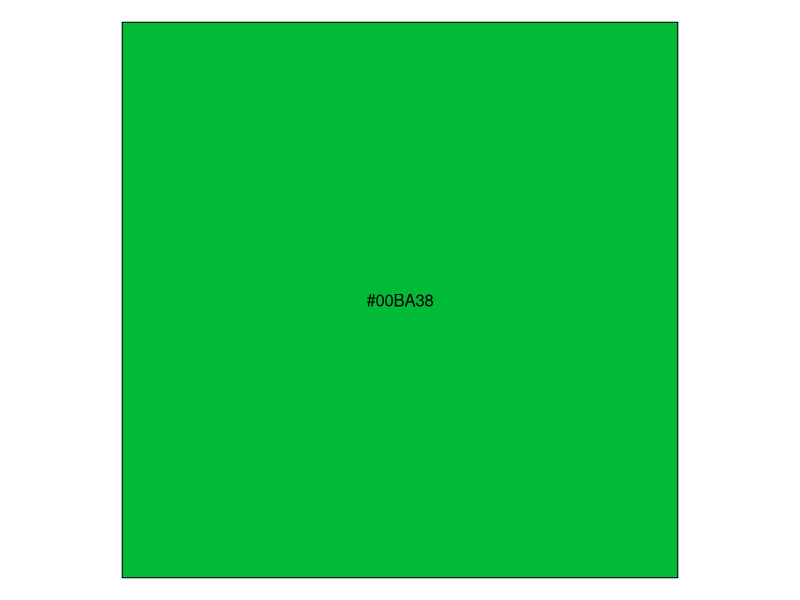
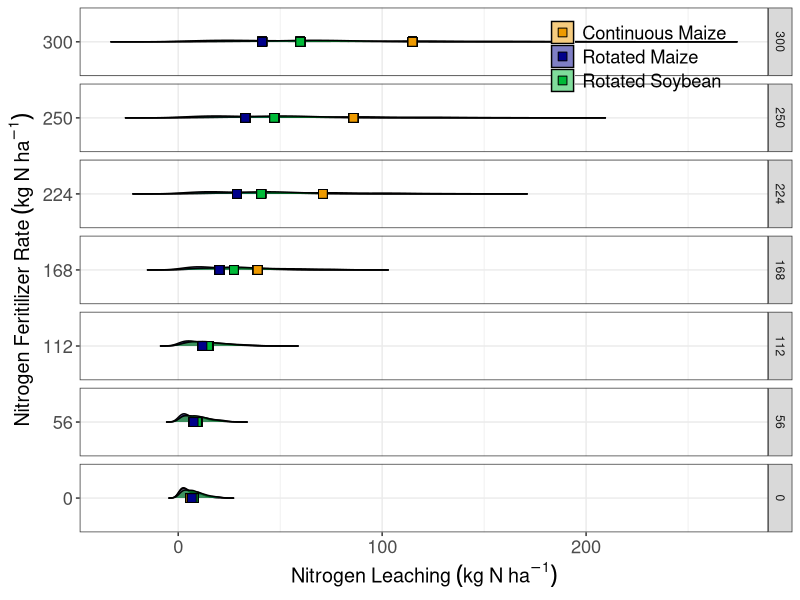
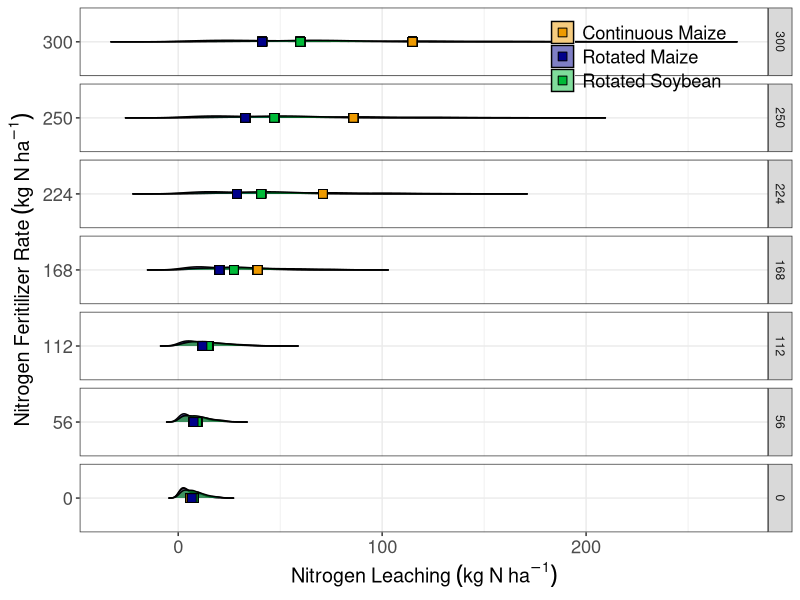

The R script that drew these images, in order:
# author: gina
# created: 6/1/2020
# purpose: process heather's data
# last updated: 6/8/2020 (yields weren't crop specific, asked heather to change)
#               6/17/2020 look at soils data
#               8/20/2020 (removed sutherland, checking)
#               9/14/2020 (make it look nice)
#               10/9/2020 (this won't work any more, no soybean...)

library(tidyverse)
library(scales)
library(ggridges)




# plot things -------------------------------------------------------------

clr1 <- "orange2"
clr2 <- "darkblue"
clr3 <- "#00BA38"

show_col(clr3)

rawdat <- read_csv("01_proc-raw-outs/pro_apdat.csv") %>% 
  mutate(rotation2 = ifelse(rotation == "sc", "cs", rotation),
         croprot = paste0(crop, rotation2)) %>% 
  select(croprot, everything())

rawdat %>% 
  mutate(nrateF = as.factor(nrate_kgha),
         nrateF2 = factor(nrateF, levels = rev(levels(nrateF))),
         croprotnice = dplyr::recode(croprot,
                              corncc = "Continuous Maize",
                              corncs = "Rotated Maize",
                              soycs = "Rotated Soybean")) %>%
  group_by(nrateF2, croprotnice) %>% 
  mutate(mnleach = mean(leaching_kgha)) %>% 
  ggplot(aes(x = leaching_kgha, y = nrateF2, fill = croprotnice)) +
  geom_density_ridges(alpha = 0.5) +
  geom_point(aes(x = mnleach, y = nrateF2), pch = 22, size = 3) +
  scale_fill_manual(values = c(clr1, clr2, clr3)) + 
  labs(y = expression(Nitrogen~Feritilizer~Rate~(kg~N~ha^-1)),
       x = expression(Nitrogen~Leaching~(kg~N~ha^-1)),
       fill = NULL) + 
  theme_bw() + 
  theme(axis.text = element_text(size = rel(1.2)),
        axis.title = element_text(size = rel(1.3)),
        legend.justification = c(1, 1),
        legend.position = c(0.95,0.99),
        legend.background = element_blank(),
        legend.text = element_text(size = rel(1.2))) + 
  facet_grid(nrateF2~., scales = "free")

ggsave("fig3_stupid.png")

